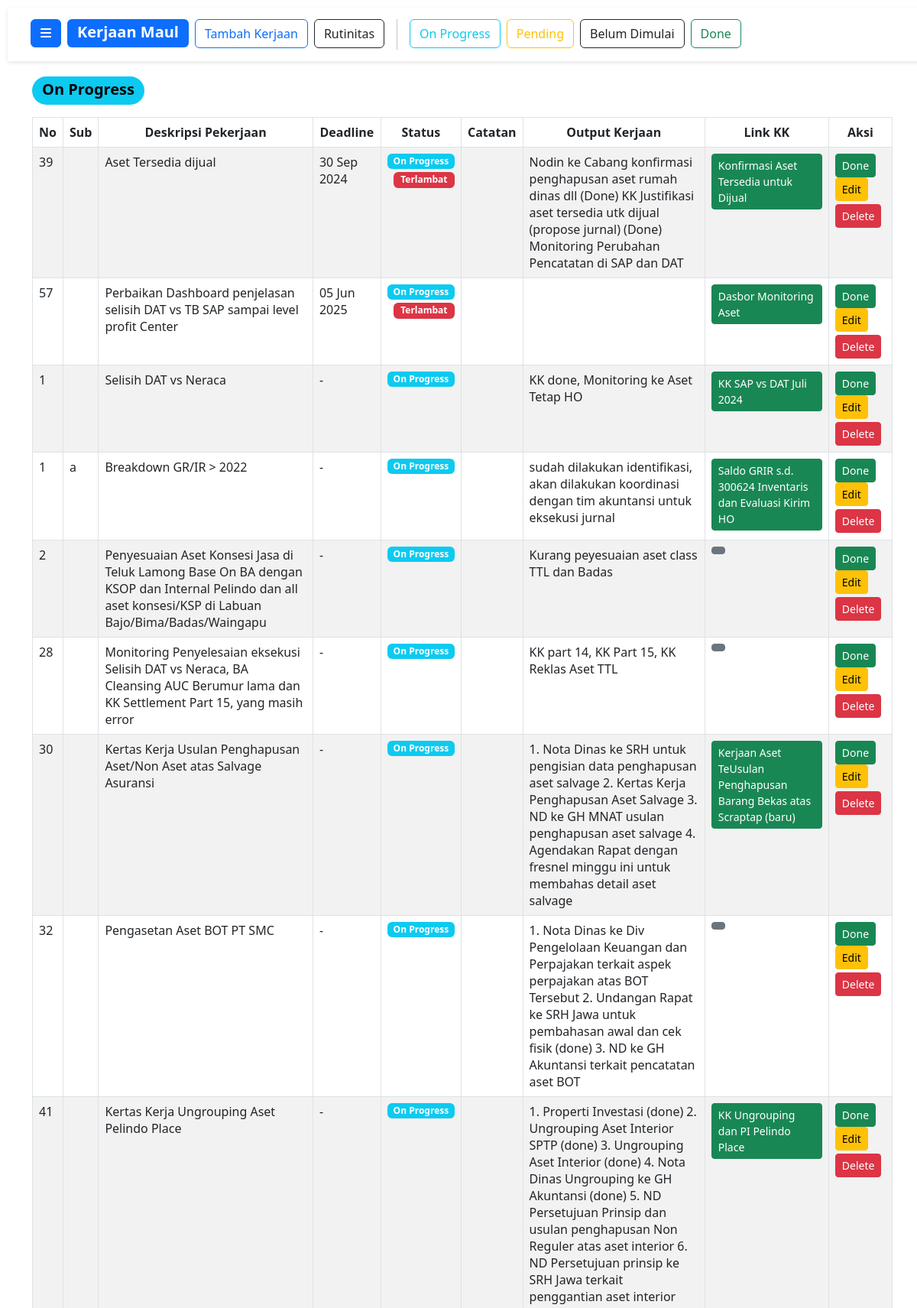
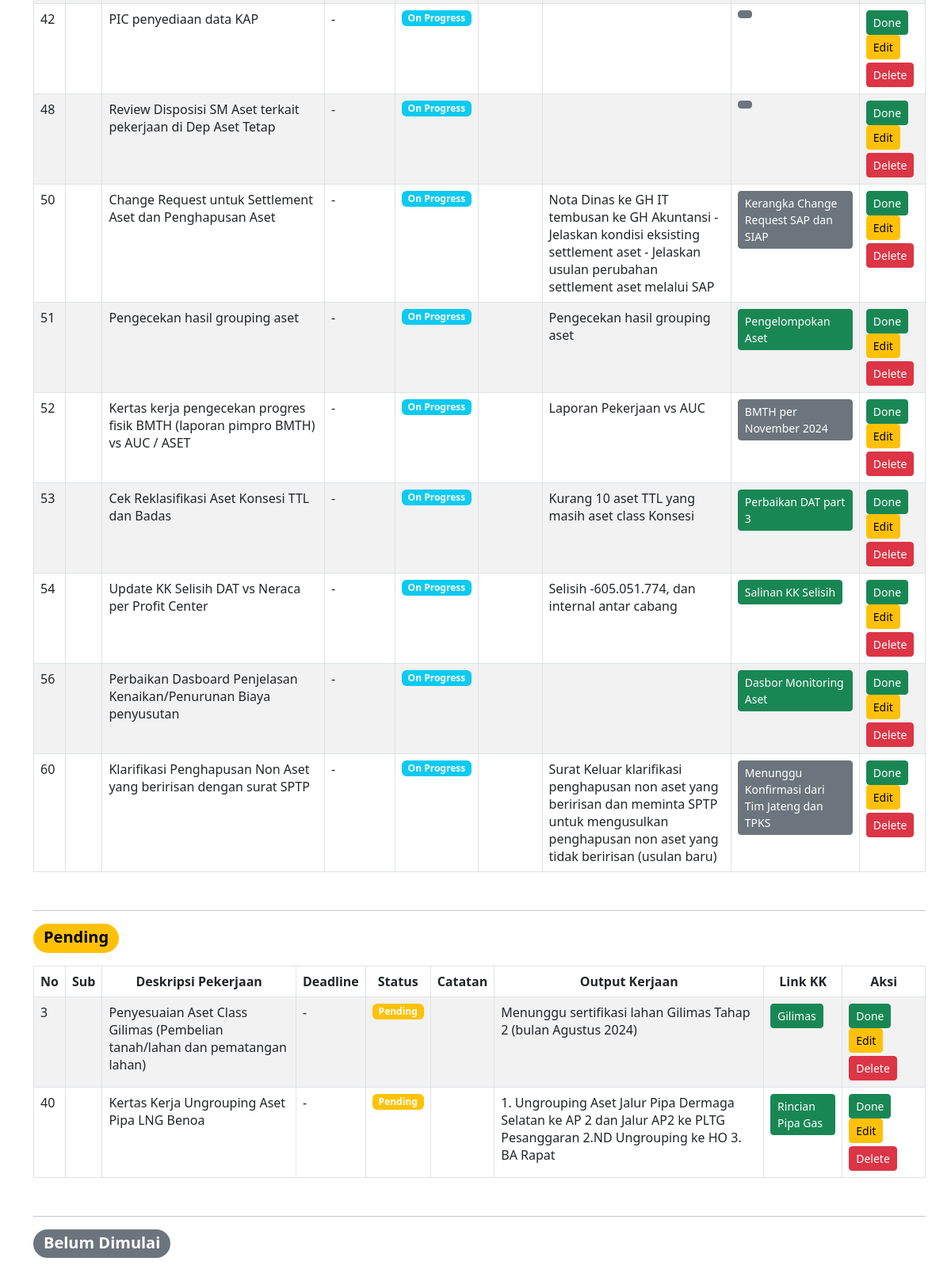
Page /pekerjaan.php?nipp=19991202752 (signed in, upper part) on the committed database (2 pictures, top to bottom).
### tables this page shows
CREATE TABLE `userdata` (
  `id` int(11) NOT NULL,
  `nipp` varchar(50) NOT NULL,
  `nama` varchar(100) NOT NULL,
  `created_at` timestamp NOT NULL DEFAULT current_timestamp()
);

CREATE TABLE `pekerjaan` (
  `no` int(11) NOT NULL,
  `sub_nomor` varchar(50) NOT NULL,
  `deskripsi` text DEFAULT NULL,
  `deadline` date DEFAULT NULL,
  `status` varchar(50) DEFAULT NULL,
  `catatan` text DEFAULT NULL,
  `output` text DEFAULT NULL,
  `link_kk` text DEFAULT NULL,
  `nipp` varchar(50) NOT NULL
);

CREATE TABLE `tombol_data` (
  `id` int(11) NOT NULL,
  `no` int(11) NOT NULL,
  `sub_nomor` varchar(50) NOT NULL,
  `nipp` varchar(50) NOT NULL,
  `link` text DEFAULT NULL,
  `nama_tombol` varchar(100) DEFAULT NULL
);

### table/table_riwayat_rutinitas.php (called while the page is built, shortened)
<?php
include 'config.php';
$nipp = isset($_GET['nipp']) ? $_GET['nipp'] : '';
$query = "SELECT p.id, p.nipp, p.bulan, p.tahun, p.status_selesai, p.gambar, p.link, r.nama_tugas
          FROM penyelesaian_rutin p
          INNER JOIN rutin r ON p.id = r.id
          WHERE p.nipp = ?
          ORDER BY p.tahun DESC, p.bulan DESC";
$stmt = $conn->prepare($query);
$stmt->bind_param("s", $nipp);
$stmt->execute();
$result = $stmt->get_result();
?>

### table/table_onprogress.php (the view, shortened to what this page needs)
<div class="container-fluid mt-5">
    <span class="badge rounded-pill text-bg-info mb-3 fw-bold text fs-5" style="height: 2.3rem;">On Progress</span>
    <table class="table table-bordered table-striped">
        <thead>
            <tr>
                <th class="text-center">No</th>
                <th class="text-center">Sub</th>
                <th class="text-center">Deskripsi Pekerjaan</th>
                <th class="text-center">Deadline</th>
                <th class="text-center">Status</th>
                <th class="text-center">Catatan</th>
                <th class="text-center">Output Kerjaan</th>
                <th class="text-center">Link KK</th>
                <th class="text-center">Aksi</th>
            </tr>
        </thead>
        <tbody>
            <?php
            $query = "SELECT * FROM pekerjaan WHERE nipp = '$nipp' AND status = 'On Progress' ORDER BY
              CASE
                  WHEN deadline = '-' OR deadline IS NULL THEN 1
                  ELSE 0
              END,
              deadline ASC";
            $result = $conn->query($query);
            if ($result->num_rows > 0): ?>
            <?php while ($row = $result->fetch_assoc()): ?>
            <tr>
                <td><?= htmlspecialchars($row['no']); ?></td>
                <td><?= htmlspecialchars($row['sub_nomor']); ?></td>
                <td><?= htmlspecialchars($row['deskripsi']); ?></td>
                <td>
                    <?php
                    $deadline = htmlspecialchars($row['deadline']);
                    if ($deadline) {
                        $dateObj = DateTime::createFromFormat('Y-m-d', $deadline);
                        if ($dateObj) {
                            echo $dateObj->format('d M Y');
                        } else {
                            echo $deadline;
                        }
                    } else {
                        echo '-';
                    }
                    ?>
                </td>
                <td>
                    <?php
    $status = htmlspecialchars($row['status']);
    $badgeClass = '';
    $lateBadge = '';
    switch ($status) {
        case 'On Progress':
            $badgeClass = 'badge bg-info';
            break;
    }
    $deadline = htmlspecialchars($row['deadline']);
    if ($deadline && $status == 'On Progress') {
        $today = new DateTime();
        $deadlineDate = DateTime::createFromFormat('Y-m-d', $deadline);
        if ($deadlineDate && $deadlineDate < $today) {
            $lateBadge = '<span class="badge bg-danger ms-2 mt-1 d-block">Terlambat</span>';
        }
    }
    ?>
                    <span class="<?= $badgeClass; ?>"><?= $status; ?></span>
                    <?= $lateBadge; ?>
                </td>
                <td><?= htmlspecialchars($row['catatan']); ?></td>
                <td><?= htmlspecialchars($row['output']); ?></td>
                <td>
                    <?php
                            $queryLinks = "SELECT link, nama_tombol FROM tombol_data WHERE no = ? AND sub_nomor = ? AND nipp = ?";
                            $stmtLinks = $conn->prepare($queryLinks);
                            $stmtLinks->bind_param("iss", $row['no'], $row['sub_nomor'], $row['nipp']);
                            $stmtLinks->execute();
                            $resultLinks = $stmtLinks->get_result();
                            if ($resultLinks->num_rows > 0) {
                                while ($linkRow = $resultLinks->fetch_assoc()) {
                                    $link = htmlspecialchars($linkRow['link']);
                                    $namaTombol = htmlspecialchars($linkRow['nama_tombol']);
                                    $buttonClass = (strpos($link, 'docs.google.com/spreadsheets') !== false) ? 'btn-success' : 'btn-secondary';
                                    echo '<a href="' . $link . '" class="btn ' . $buttonClass . ' btn-sm mb-1" style="text-align: left;" target="_blank">'
                                         . $namaTombol . '</a><br>';
                                }
                            } else {
                                echo '-';
                            }
                            ?>
                </td>
                <td>
                    <?php if (isset($_SESSION['admin_logged_in'])): ?>
                    <form action="update/update_status_done.php" method="POST" class="d-inline">
                        <button type="submit" class="btn btn-success btn-sm">Done</button>
                    </form>
                    <?php endif; ?>
                    <a href="function/modal/page_edit_pekerjaan.php?no=<?= $row['no']; ?>&sub_nomor=<?= urlencode($row['sub_nomor']); ?>&nipp=<?= urlencode($row['nipp']); ?>"
                        class="btn btn-warning btn-sm">Edit</a>
                    <a href="function/delete/delete_pekerjaan.php?no=<?= $row['no']; ?>&sub_nomor=<?= urlencode($row['sub_nomor']); ?>&nipp=<?= urlencode($row['nipp']); ?>"
                        class="btn btn-danger btn-sm mt-1"
                        onclick="return confirm('Apakah Anda yakin ingin menghapus pekerjaan ini?');">
                        Delete
                    </a>
                </td>
            </tr>
            <?php endwhile; ?>
            <?php endif; ?>
        </tbody>
    </table>
</div>

### pekerjaan.php (shortened to what this page needs)
<!DOCTYPE html>
<html lang="id">
<head>
    <link href="https://cdn.jsdelivr.net/npm/bootstrap@5.3.0-alpha1/dist/css/bootstrap.min.css" rel="stylesheet">
    <link rel="stylesheet" href="css/sdbarr.css">
</head>
<body>
    <?php
        include 'sidebar.php';
        $nipp = $_GET['nipp'];
        $queryNama = "SELECT nama FROM userdata WHERE nipp = '$nipp'";
        $resultNama = $conn->query($queryNama);
        $nama = '';
        if ($resultNama->num_rows > 0) {
            $rowNama = $resultNama->fetch_assoc();
            $nama = $rowNama['nama'];
        }
    ?>
    <div id="content">
        <div id="top-bar" class="d-flex"
            style="position: fixed; top: 10; left: 10; width: 100%; z-index: 100; background-color: white; padding: 15px 30px; box-shadow: 0 2px 5px rgba(0, 0, 0, 0.1); height: 70px;">
            <button type="button" id="toggleSidebar" class="btn btn-primary me-2">
                <i class="fas fa-bars"></i>
            </button>
            <p class="badge bg-primary text-wrap fw-bold me-2 text fs-5" style="height: 2.3rem;">Kerjaan
                <?= htmlspecialchars($nama); ?></p>
            <form method="post" class="me-2">
                <button type="button" class="btn btn-outline-primary" data-bs-toggle="modal"
                    data-bs-target="#addPekerjaanModal" onclick="setNipp('<?php echo urlencode($nipp); ?>')">
                    Tambah Kerjaan
                </button>
            </form>
            <form method="post" class="me-2">
                <button type="button" class="btn btn-outline-dark" id="rutinitasButton">
                    Rutinitas
                </button>
            </form>
            <form method="post" class="me-2">
                <button type="button" class="btn btn-outline-info" onclick="scrollToTable('tableOnProgress')">
                    On Progress
                </button>
            </form>
            <form method="post" class="me-2">
                <button type="button" class="btn btn-outline-warning" onclick="scrollToTable('tablePending')">
                    Pending
                </button>
            </form>
            <form method="post" class="me-2">
                <button type="button" class="btn btn-outline-dark" onclick="scrollToTable('tableBelumMulai')">
                    Belum Dimulai
                </button>
            </form>
            <form method="post" class="me-2">
                <button type="button" class="btn btn-outline-success" onclick="scrollToTable('tableDone')">
                    Done
                </button>
            </form>
        </div>
        <div style="margin-top: 80px;">
                <?php include 'table/table_rutinitas.php'; ?>
                <?php include 'table/table_riwayat_rutinitas.php'; ?>
            <div id="tableOnProgress">
                <?php include 'table/table_onprogress.php'; ?>
            </div>
            <div id="tablePending">
                <?php include 'table/table_pending.php'; ?>
            </div>
            <div id="tableBelumMulai">
                <?php include 'table/table_belummulai.php'; ?>
            </div>
        </div>
    </div>
</body>
</html>

### table/table_pending.php (shortened to what this page needs)
<div class="container-fluid mt-5">
    <hr>
    <span class="badge rounded-pill text-bg-warning mb-3 fw-bold text fs-5" style="height: 2.3rem;">Pending</span>
    <table class="table table-bordered table-striped">
        <thead>
            <tr>
            <th class="text-center">No</th>
                <th class="text-center">Sub</th>
                <th class="text-center">Deskripsi Pekerjaan</th>
                <th class="text-center">Deadline</th>
                <th class="text-center">Status</th>
                <th class="text-center">Catatan</th>
                <th class="text-center">Output Kerjaan</th>
                <th class="text-center">Link KK</th>
                <th class="text-center">Aksi</th>
            </tr>
        </thead>
        <tbody>
            <?php
            $query = "SELECT * FROM pekerjaan WHERE nipp = '$nipp' AND status = 'Pending' ORDER BY
              CASE
                  WHEN deadline = '-' OR deadline IS NULL THEN 1
                  ELSE 0
              END,
              deadline ASC";
            $result = $conn->query($query);
            if ($result->num_rows > 0): ?>
            <?php while ($row = $result->fetch_assoc()): ?>
            <tr>
                <td><?= htmlspecialchars($row['no']); ?></td>
                <td><?= htmlspecialchars($row['sub_nomor']); ?></td>
                <td><?= htmlspecialchars($row['deskripsi']); ?></td>
                <td>
                    <?php
                    $deadline = htmlspecialchars($row['deadline']);
                    if ($deadline) {
                        $dateObj = DateTime::createFromFormat('Y-m-d', $deadline);
                        if ($dateObj) {
                            echo $dateObj->format('d M Y');
                        } else {
                            echo $deadline;
                        }
                    } else {
                        echo '-';
                    }
                    ?>
                </td>
                <td>
    <?php
    $status = htmlspecialchars($row['status']);
    $badgeClass = '';
    switch ($status) {
        case 'Pending':
            $badgeClass = 'badge bg-warning';
            break;
    }
    ?>
    <span class="<?= $badgeClass; ?>"><?= $status; ?></span>
</td>
                <td><?= htmlspecialchars($row['catatan']); ?></td>
                <td><?= htmlspecialchars($row['output']); ?></td>
                <td>
                    <?php
                            $queryLinks = "SELECT link, nama_tombol FROM tombol_data WHERE no = ? AND sub_nomor = ? AND nipp = ?";
                            $stmtLinks = $conn->prepare($queryLinks);
                            $stmtLinks->bind_param("iss", $row['no'], $row['sub_nomor'], $row['nipp']);
                            $stmtLinks->execute();
                            $resultLinks = $stmtLinks->get_result();
                            if ($resultLinks->num_rows > 0) {
                                while ($linkRow = $resultLinks->fetch_assoc()) {
                                    $link = htmlspecialchars($linkRow['link']);
                                    $namaTombol = htmlspecialchars($linkRow['nama_tombol']);
                                    $buttonClass = (strpos($link, 'docs.google.com/spreadsheets') !== false) ? 'btn-success' : 'btn-secondary';
                                    echo '<a href="' . $link . '" class="btn ' . $buttonClass . ' btn-sm mb-1" style="text-align: left;" target="_blank">'
                                         . $namaTombol . '</a><br>';
                                }
                            } else {
                                echo '-';
                            }
                            ?>
                </td>
                <td>
                <?php if (isset($_SESSION['admin_logged_in'])): ?>
                    <form action="update/update_status_done.php" method="POST" class="d-inline">
                        <button type="submit" class="btn btn-success btn-sm">Done</button>
                    </form>
                    <?php endif; ?>
                    <a href="function/modal/page_edit_pekerjaan.php?no=<?= $row['no']; ?>&sub_nomor=<?= urlencode($row['sub_nomor']); ?>&nipp=<?= urlencode($row['nipp']); ?>"
                        class="btn btn-warning btn-sm">Edit</a>
                    <a href="function/delete/delete_pekerjaan.php?no=<?= $row['no']; ?>&sub_nomor=<?= urlencode($row['sub_nomor']); ?>&nipp=<?= urlencode($row['nipp']); ?>"
                        class="btn btn-danger btn-sm mt-1"
                        onclick="return confirm('Apakah Anda yakin ingin menghapus pekerjaan ini?');">
                        Delete
                    </a>
                </td>
            </tr>
            <?php endwhile; ?>
            <?php endif; ?>
        </tbody>
    </table>
</div>

### css/sdbarr.css (style rules this page uses)
body { margin: 0; padding: 0; }
#content { margin-left: 10px; padding: 20px; transition: margin-left 0.3s ease; }
#toggleSidebar { font-size: 1rem; height: 2.3rem; transition: transform 0.3s ease; }

### rows in the picture
userdata: nama "Maul"
pekerjaan: no "39", deskripsi "Aset Tersedia dijual", deadline "30 Sep 2024", status "On Progress", shows "Terlambat", output "Nodin ke Cabang konfirmasi penghapusan aset rumah dinas dll (Done) KK Justifikasi aset tersedia utk dijual (propose jurnal) (Done) Monitoring Perubahan Pencatatan di SAP dan DAT"
tombol_data: nama_tombol "Konfirmasi Aset Tersedia untuk Dijual"
pekerjaan: no "57", deskripsi "Perbaikan Dashboard penjelasan selisih DAT vs TB SAP sampai level profit Center", deadline "05 Jun 2025", status "On Progress", shows "Terlambat"
tombol_data: nama_tombol "Dasbor Monitoring Aset"
pekerjaan: no "1", deskripsi "Selisih DAT vs Neraca", status "On Progress", output "KK done, Monitoring ke Aset Tetap HO"
tombol_data: nama_tombol "KK SAP vs DAT Juli 2024"
pekerjaan: no "1", sub_nomor "a", deskripsi "Breakdown GR/IR > 2022", status "On Progress", output "sudah dilakukan identifikasi, akan dilakukan koordinasi dengan tim akuntansi untuk eksekusi jurnal"
tombol_data: nama_tombol "Saldo GRIR s.d. 300624 Inventaris dan Evaluasi Kirim HO"
pekerjaan: no "2", deskripsi "Penyesuaian Aset Konsesi Jasa di Teluk Lamong Base On BA dengan KSOP dan Internal Pelindo dan all aset konsesi/KSP di Labuan Bajo/Bima/Badas/Waingapu", status "On Progress", output "Kurang peyesuaian aset class TTL dan Badas"
pekerjaan: no "28", deskripsi "Monitoring Penyelesaian eksekusi Selisih DAT vs Neraca, BA Cleansing AUC Berumur lama dan KK Settlement Part 15, yang masih error", status "On Progress", output "KK part 14, KK Part 15, KK Reklas Aset TTL"
pekerjaan: no "30", deskripsi "Kertas Kerja Usulan Penghapusan Aset/Non Aset atas Salvage Asuransi", status "On Progress", output "1. Nota Dinas ke SRH untuk pengisian data penghapusan aset salvage 2. Kertas Kerja Penghapusan Aset Salvage 3. ND ke GH MNAT usulan penghapusan aset salvage 4. Agendakan Rapat dengan fresnel minggu ini untuk membahas detail aset salvage"
tombol_data: nama_tombol "Kerjaan Aset TeUsulan Penghapusan Barang Bekas atas Scraptap (baru)"
pekerjaan: no "32", deskripsi "Pengasetan Aset BOT PT SMC", status "On Progress", output "1. Nota Dinas ke Div Pengelolaan Keuangan dan Perpajakan terkait aspek perpajakan atas BOT Tersebut 2. Undangan Rapat ke SRH Jawa untuk pembahasan awal dan cek fisik (done) 3. ND ke GH Akuntansi terkait pencatatan aset BOT"
pekerjaan: no "41", deskripsi "Kertas Kerja Ungrouping Aset Pelindo Place", status "On Progress", output "1. Properti Investasi (done) 2. Ungrouping Aset Interior SPTP (done) 3. Ungrouping Aset Interior (done) 4. Nota Dinas Ungrouping ke GH Akuntansi (done) 5. ND Persetujuan Prinsip dan usulan penghapusan Non Reguler atas aset interior 6. ND Persetujuan prinsip ke SRH Jawa terkait penggantian aset interior"
tombol_data: nama_tombol "KK Ungrouping dan PI Pelindo Place"
pekerjaan: no "42", deskripsi "PIC penyediaan data KAP", status "On Progress"
pekerjaan: no "48", deskripsi "Review Disposisi SM Aset terkait pekerjaan di Dep Aset Tetap", status "On Progress"
pekerjaan: no "50", deskripsi "Change Request untuk Settlement Aset dan Penghapusan Aset", status "On Progress", output "Nota Dinas ke GH IT tembusan ke GH Akuntansi - Jelaskan kondisi eksisting settlement aset - Jelaskan usulan perubahan settlement aset melalui SAP"
tombol_data: nama_tombol "Kerangka Change Request SAP dan SIAP"
pekerjaan: no "51", deskripsi "Pengecekan hasil grouping aset", status "On Progress", output "Pengecekan hasil grouping aset"
tombol_data: nama_tombol "Pengelompokan Aset"
pekerjaan: no "52", deskripsi "Kertas kerja pengecekan progres fisik BMTH (laporan pimpro BMTH) vs AUC / ASET", status "On Progress", output "Laporan Pekerjaan vs AUC"
tombol_data: nama_tombol "BMTH per November 2024"
pekerjaan: no "53", deskripsi "Cek Reklasifikasi Aset Konsesi TTL dan Badas", status "On Progress", output "Kurang 10 aset TTL yang masih aset class Konsesi"
tombol_data: nama_tombol "Perbaikan DAT part 3"
pekerjaan: no "54", deskripsi "Update KK Selisih DAT vs Neraca per Profit Center", status "On Progress", output "Selisih -605.051.774, dan internal antar cabang"
tombol_data: nama_tombol "Salinan KK Selisih"
pekerjaan: no "56", deskripsi "Perbaikan Dasboard Penjelasan Kenaikan/Penurunan Biaya penyusutan", status "On Progress"
tombol_data: nama_tombol "Dasbor Monitoring Aset"
pekerjaan: no "60", deskripsi "Klarifikasi Penghapusan Non Aset yang beririsan dengan surat SPTP", status "On Progress", output "Surat Keluar klarifikasi penghapusan non aset yang beririsan dan meminta SPTP untuk mengusulkan penghapusan non aset yang tidak beririsan (usulan baru)"
tombol_data: nama_tombol "Menunggu Konfirmasi dari Tim Jateng dan TPKS"
pekerjaan: no "3", deskripsi "Penyesuaian Aset Class Gilimas (Pembelian tanah/lahan dan pematangan lahan)", status "Pending", output "Menunggu sertifikasi lahan Gilimas Tahap 2 (bulan Agustus 2024)"
tombol_data: nama_tombol "Gilimas"
pekerjaan: no "40", deskripsi "Kertas Kerja Ungrouping Aset Pipa LNG Benoa", status "Pending", output "1. Ungrouping Aset Jalur Pipa Dermaga Selatan ke AP 2 dan Jalur AP2 ke PLTG Pesanggaran 2.ND Ungrouping ke HO 3. BA Rapat"
tombol_data: nama_tombol "Rincian Pipa Gas"
